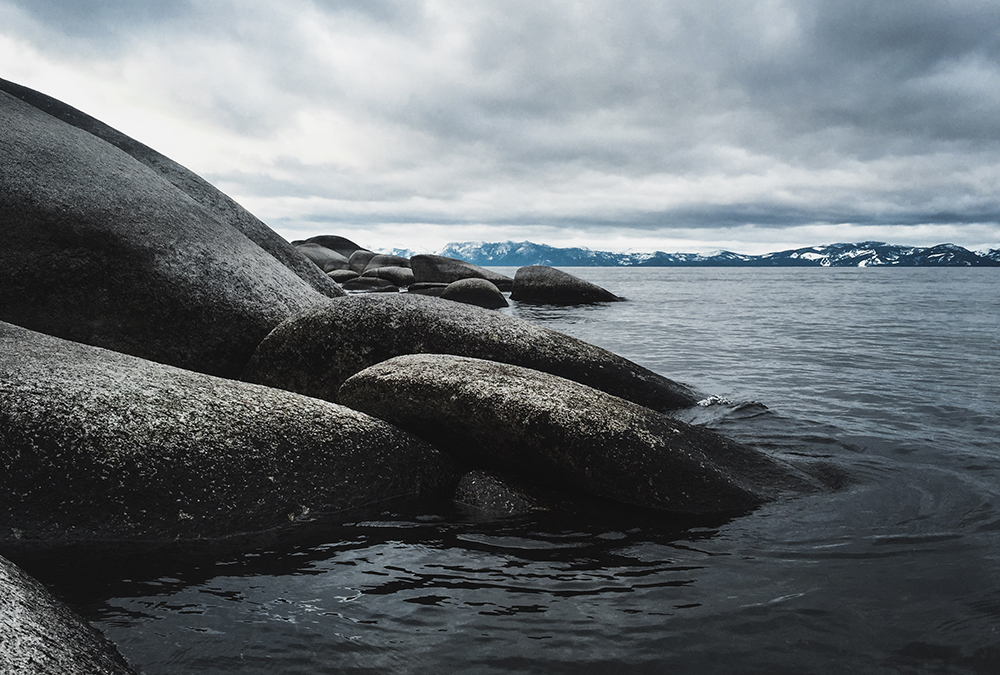
#> input picture week_6/shorts/in.jpg, 1000 x 675 px
$ python image.py
#> lines starting #> are read from the running program, lines starting #| are printed output that depends on the picture
from PIL import Image, ImageFilter

def main():
    with Image.open("in.jpg") as img:
        # print(img.size) # size: (width, height)
        # print(img.format)
#> img is the input picture: PIL image 1000x675 RGB; mean R, G, B 103.8, 109.9, 114.1
        img = img.rotate(360)
        img = img.filter(ImageFilter.BLUR)
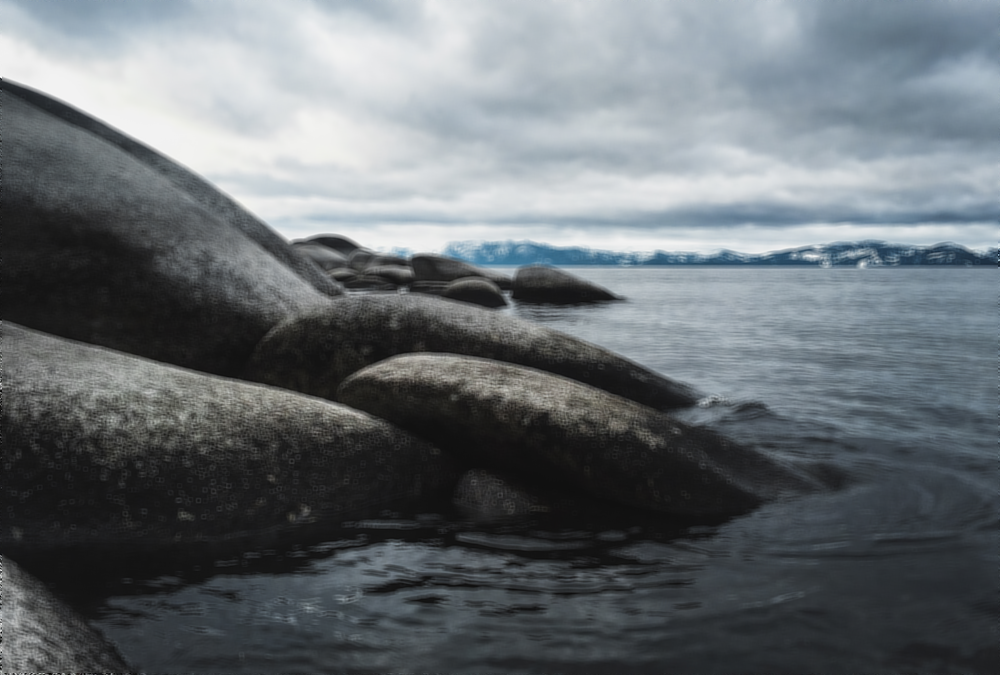
#> img: PIL image 1000x675 RGB; mean R, G, B 103.8, 109.9, 114.2
        img.save("blur.jpeg")


main()
